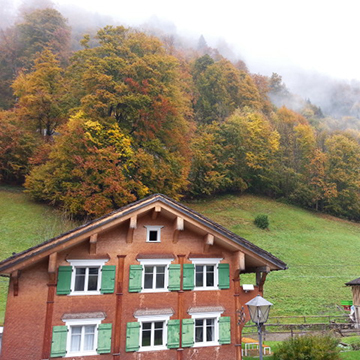
//> input picture week-07/assets/affine_test3.jpg, 360 x 360 px
$ ./example_01   (built with g++ and OpenCV 4)
//> lines starting //> are read from the running program, lines starting //| are printed output that depends on the picture
#include <opencv2/opencv.hpp>
#include <iostream>
using namespace cv;
using namespace std;
uchar bilinear_value(Mat img, int x, int y)
{
    if (x >= img.cols - 1)
        x--;
    if (y >= img.rows - 1)
        y--;

    Point pt((int)x, (int)y);
    int A = img.at<uchar>(pt);
    int B = img.at<uchar>(pt + Point(0, 1));
    int C = img.at<uchar>(pt + Point(1, 0));
    int D = img.at<uchar>(pt + Point(1, 1));

    double alpth = y - pt.y;
    double beta = x - pt.x;

    int M1 = A + (int)cvRound(alpth * (B - A));
    int M2 = C + (int)cvRound(alpth * (D - C));
    int P = M1 + (int)cvRound(beta * (M2 - M1));
    return saturate_cast<uchar>(P);
};

void affine_transform(Mat img, Mat &dst, Mat map, Size size)
{

    dst = Mat(img.size(), img.type(), Scalar(0));
    Rect rect(Point(0, 0), img.size());

    Mat inv_map;

    invertAffineTransform(map, inv_map);

    for (int i = 0; i < dst.rows; i++)
    {
        for (int j = 0; j < dst.cols; j++)
        {
            Point3d ji(j, i, 1);
            Mat xy = inv_map * (Mat)ji;
            Point2d pt = (Point2d)xy;

            if (rect.contains(pt))
                dst.at<uchar>(i, j) = bilinear_value(img, pt.x, pt.y);
        }
    }
}
int main()
{
    Mat image = imread("./assets/affine_test3.jpg", 0);
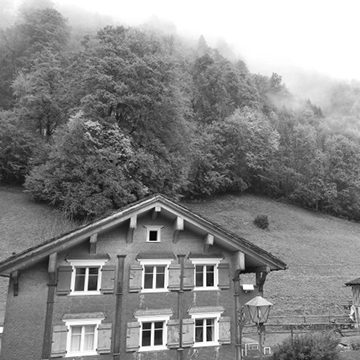
//> image: 360 rows x 360 cols, CV_8UC1; min 0, max 255, mean 135.6
    CV_Assert(image.data);

    Point2f pt_01[3] = {Point2f(10, 200), Point2f(200, 150), Point2f(300, 300)};
    Point2f pt_02[3] = {Point2f(10, 10), Point2f(250, 10), Point2f(300, 300)};
    Point center(200, 100);

    double angle = 30.0;
    double scale = 1;

    Mat aff_map = getAffineTransform(pt_01, pt_02);
    Mat rot_map = getRotationMatrix2D(center, angle, scale);
    Mat dst_01, dst_02, dst_03, dst_04;

    affine_transform(image, dst_01, aff_map, image.size());
//> after the loop in affine_transform, `for (int i = 0; i < dst.rows; i++)`:
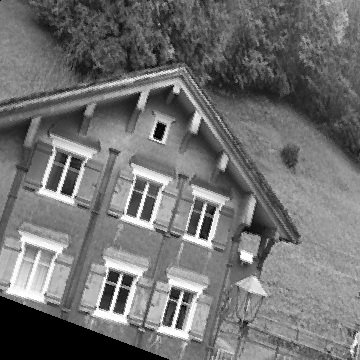
//> dst: 360 rows x 360 cols, CV_8UC1; min 0, max 255, mean 113.4
    affine_transform(image, dst_02, rot_map, image.size());
//> call 2 of affine_transform, with size = Size(360, 360)
//> after the loop in affine_transform (call 2), `for (int i = 0; i < dst.rows; i++)`:
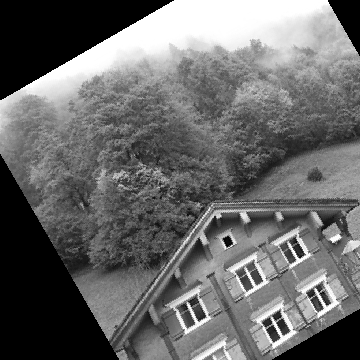
//> dst: 360 rows x 360 cols, CV_8UC1; min 0, max 255, mean 105.5

    warpAffine(image, dst_03, aff_map, image.size(), INTER_LINEAR);
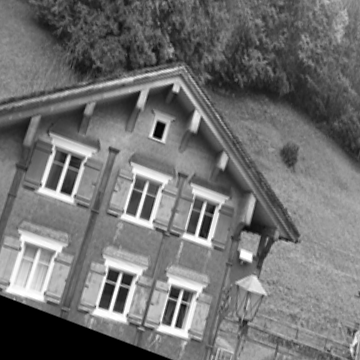
//> dst_03: 360 rows x 360 cols, CV_8UC1; min 0, max 255, mean 113.4
    warpAffine(image, dst_04, rot_map, image.size(), INTER_LINEAR);
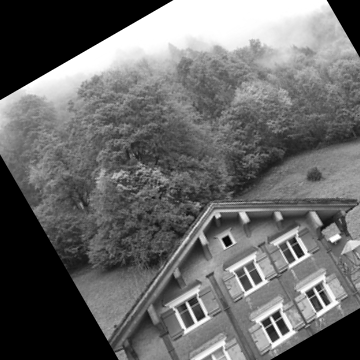
//> dst_04: 360 rows x 360 cols, CV_8UC1; min 0, max 255, mean 105.6

    cvtColor(image, image, CV_GRAY2BGR);
//> image: 360 rows x 360 cols, CV_8UC3
    cvtColor(dst_01, dst_01, CV_GRAY2BGR);
    cvtColor(dst_02, dst_02, CV_GRAY2BGR);
    cvtColor(dst_03, dst_03, CV_GRAY2BGR);
//> dst_03: 360 rows x 360 cols, CV_8UC3
    cvtColor(dst_04, dst_04, CV_GRAY2BGR);
//> dst_04: 360 rows x 360 cols, CV_8UC3

    for (int i = 0; i < 3; i++)
    {
        circle(image, pt_01[i], 3, Scalar(0, 0, 255), 2);
        circle(dst_01, pt_02[i], 3, Scalar(0, 0, 255), 2);
    }
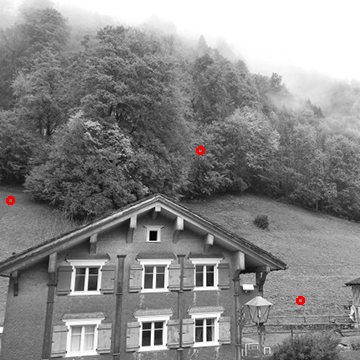
//> image: 360 rows x 360 cols, CV_8UC3; mean B, G, R 135.4, 135.4, 135.8
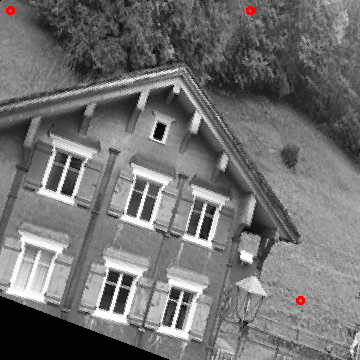
//> dst_01: 360 rows x 360 cols, CV_8UC3; mean B, G, R 113.2, 113.2, 113.6

    imshow("image", image);
    imshow("dst_01", dst_01);
    imshow("dst_02", dst_02);
    imshow("dst_03", dst_03);
    imshow("dst_04", dst_04);

    waitKey(0);
    return 0;
}

$ run again, with week-07/assets/affine_test5.jpg copied over week-07/assets/affine_test3.jpg
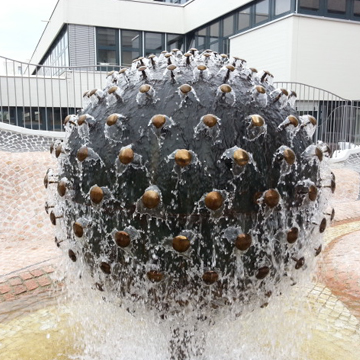
//> input picture week-07/assets/affine_test5.jpg, 360 x 360 px
//> after the loop in affine_transform (call 2), `for (int i = 0; i < dst.rows; i++)`:
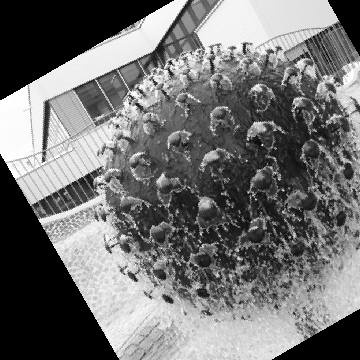
//> dst: 360 rows x 360 cols, CV_8UC1; min 0, max 255, mean 114.7
//> after the loop `for (int i = 0; i < 3; i++)`:
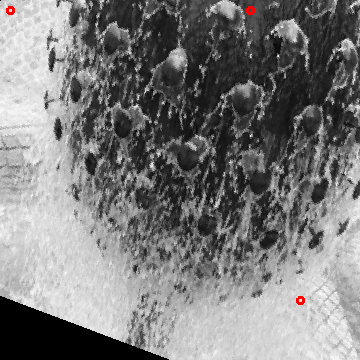
//> dst_01: 360 rows x 360 cols, CV_8UC3; mean B, G, R 123.6, 123.6, 124
